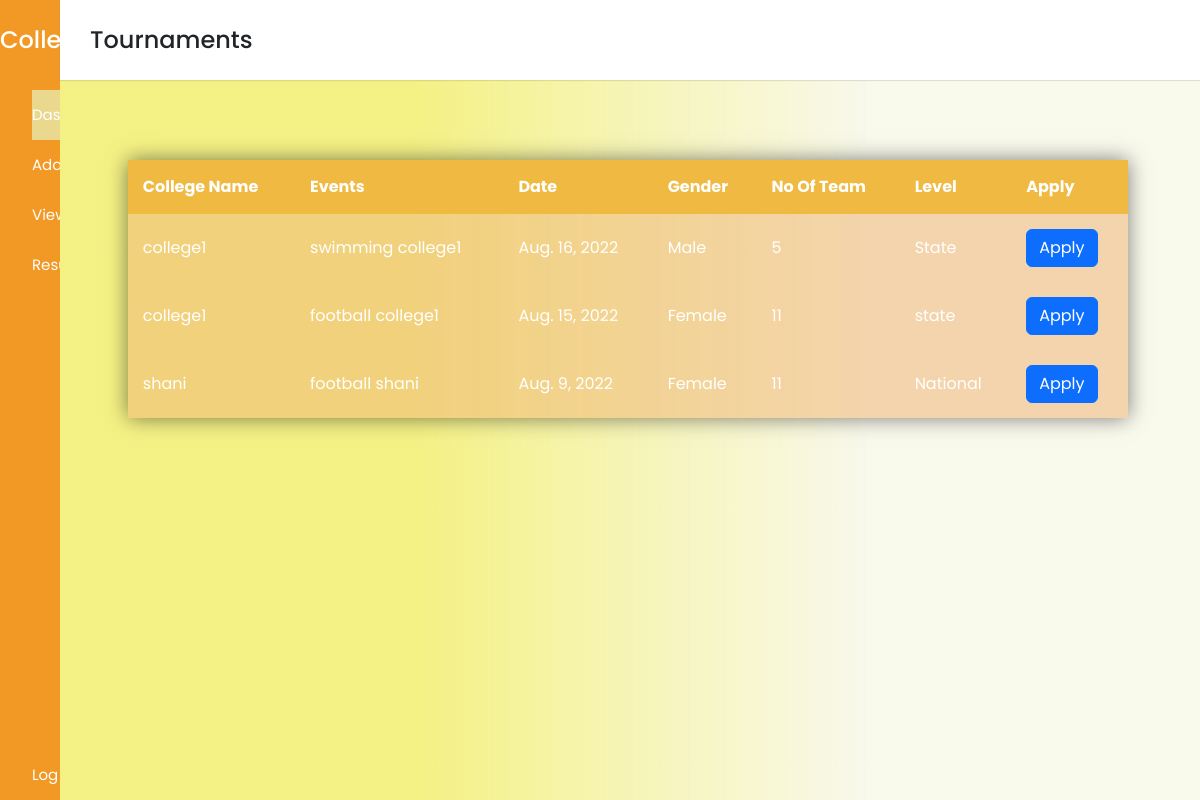
/tournament (signed in), run on the app's committed database.
### new_admin/models.py (models this page shows, shortened)
class Tournaments(models.Model):
    category = (
        ('male','Male'),
        ('Female','Female'),
        ('Both','Both'),
    )
    college = models.ForeignKey(User, on_delete=models.CASCADE)
    event = models.ForeignKey('Event', on_delete=models.CASCADE)
    category = models.CharField(choices=category, max_length=10)
    date = models.DateField(null=True, blank=True)
    level = models.CharField(max_length=20)
    def __str__(self):
        return f'{self.event.name}  {self.college.username}'

class Event(models.Model):
    name = models.CharField(max_length=50)
    players = models.IntegerField()

### college/views.py (the view)
# urls.py: path('tournament',views.tournament, name='tournament'),
@login_required(login_url='login')
def tournament(request):
    tournament = Tournaments.objects.all().exclude(college=User.objects.get(username=request.user))
    return render(request, 'college/tournaments.html', {'tournament':tournament})

### templates/college/tournaments.html (shortened to what this page needs)
{% extends 'college/base.html' %}
{% block content %}
<section class="home-section">
    <nav>
      <div class="sidebar-button">
        <span class="dashboard">Tournaments</span>
      </div>
    </nav>
    <div class="home-content">
        <div class="container">
            <table>
                <thead>
                    <tr>
                        <th>College Name</th>
                        <th>Events</th>
                        <th>Date</th>
                        <th>Gender</th>
                        <th>No Of Team</th>
                        <th>Level</th>
                        <th>Apply</th>
                    </tr>
                </thead>
                <tbody>
                    {% for tournament in tournament %}
                    <tr>
                        <td>{{ tournament.college }}</td>
                        <td>{{ tournament }}</td>
                        <td>{{ tournament.date }}</td>
                        <td>{{ tournament.category }}</td>
                        <td>{{ tournament.event.players }}</td>
                        <td>{{ tournament.level }}</td>
                        <td><a href="{% url 'apply' tournament.id %}" class="btn btn-primary">Apply</a></td>
                    </tr>
                    {% endfor %}
                </tbody>
            </table>
        </div>
    </div>
  </section>
{% endblock %}

### sports_event/static/CSS/db-college.css (style rules this page uses)
* { margin: 0; padding: 0; box-sizing: border-box; font-family: 'Poppins', sans-serif; }
.home-section { position: relative; background: #f5f5f5; min-height: 100vh; width: calc(100% - 240px); left: 240px; transition: all 0.5s ease; }
.home-section nav { display: flex; justify-content: space-between; height: 80px; background: #fff; display: flex; align-items: center; position: fixed; width: calc(100% - 240px); left: 240px; z-index: 100; padding: 0 20px; box-shadow: 0 1px 1px rgba(0, 0, 0, 0.1); transition: all 0.5s ease; }
.home-section nav .sidebar-button { display: flex; align-items: center; font-size: 24px; font-weight: 500; }
.home-section .home-content { position: relative; padding-top: 104px; }
@media (max-width: 1240px) { .home-section { width: calc(100% - 60px); left: 60px; } }
@media (max-width: 1240px) { .home-section nav { width: calc(100% - 60px); left: 60px; } }
.home-section { background: rgb(237,232,52); background: linear-gradient(90deg, rgba(237,232,52,0.6054796918767507) 31%, rgba(237,237,200,0.3477766106442577) 71%); }

### sports_event/static/CSS/viewtournament.css (style rules this page uses)
* { margin: 0; padding: 0; box-sizing: border-box; font-family: 'Poppins', sans-serif; }
.home-section { position: relative; background: #f5f5f5; min-height: 100vh; width: calc(100% - 240px); left: 240px; transition: all 0.5s ease; }
.home-section nav { display: flex; justify-content: space-between; height: 80px; background: #fff; display: flex; align-items: center; position: fixed; width: calc(100% - 240px); left: 240px; z-index: 100; padding: 0 20px; box-shadow: 0 1px 1px rgba(0, 0, 0, 0.1); transition: all 0.5s ease; }
.home-section nav .sidebar-button { display: flex; align-items: center; font-size: 24px; font-weight: 500; }
.home-section .home-content { position: relative; padding-top: 104px; }
@media (max-width: 1240px) { .home-section { width: calc(100% - 60px); left: 60px; } }
@media (max-width: 1240px) { .home-section nav { width: calc(100% - 60px); left: 60px; } }
.home-section { background: rgb(237,232,52); background: linear-gradient(90deg, rgba(237,232,52,0.6054796918767507) 31%, rgba(237,237,200,0.3477766106442577) 71%); }
table { width: 1000px; border-collapse: collapse; overflow: hidden; box-shadow: 0 0 20px rgba(0,0,0,0.5); margin-left: 5%; margin-top: 5%; background-color: hwb(32 16% 10% / 0.432); }
th, td { padding: 15px; background-color: rgba(255, 255, 255, 0.2); color: #fff; }
th { text-align: left; }
thead th { background-color: #f0b941; }

### data on the page
Tournaments: college "college1", event+college "swimming college1", date "Aug. 16, 2022", category "Male", event.players "5", level "State"
Tournaments: college "college1", event+college "football college1", date "Aug. 15, 2022", category "Female", event.players "11", level "state"
Tournaments: college "shani", event+college "football shani", date "Aug. 9, 2022", category "Female", event.players "11", level "National"
